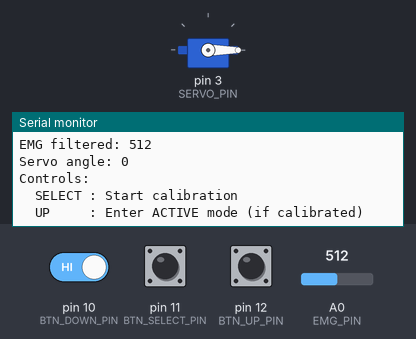
Simulated run of this sketch. Board: Arduino Nano, built with avr-gcc and run on an emulated ATmega328P. Shown: servo, the last lines printed to the serial monitor. The inputs (shaded band) are chosen by the test bench; at power-on: pin 11 (BTN_SELECT_PIN) HIGH, pin 10 (BTN_DOWN_PIN) HIGH, pin 12 (BTN_UP_PIN) HIGH, A0 (EMG_PIN) = 512.

Above: at 1.2 s.
1.3 s: pin 11 (BTN_SELECT_PIN) pulled LOW for 0.15 s
At 1.56 s:
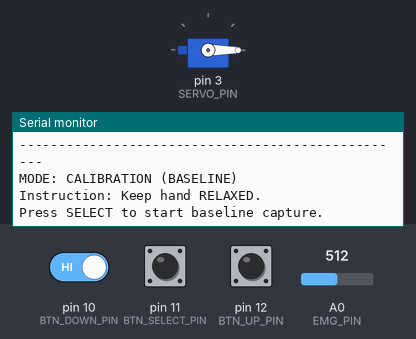
2.9 s: pin 11 (BTN_SELECT_PIN) pulled LOW for 1 s
At 3.16 s:
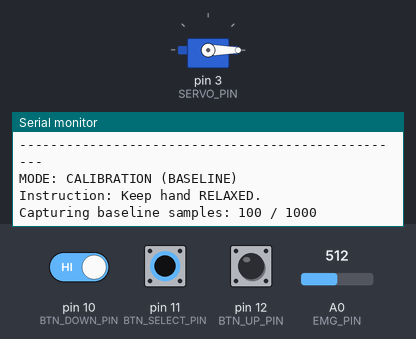
5.4 s: pin 10 (BTN_DOWN_PIN) driven LOW and pin 11 (BTN_SELECT_PIN) driven LOW
At 5.56 s:
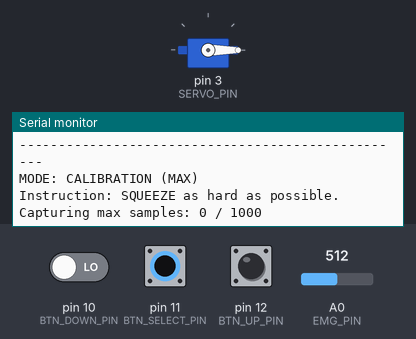

Measured:
- after the input at 1.3 s, the serial monitor: prints a new line after 0.11 s (image 1)
- after the input at 2.9 s, the serial monitor: prints a new line after 0.11 s (image 2)
- after the input at 5.4 s, the serial monitor: prints a new line at once (image 3)

The sketch:

exo.ino
```cpp
/*
 * Single-channel EMG → Servo controller with:
 * - Deterministic-ish sampling via micros()
 * - Simple digital filtering
 * - Calibration and normalization
 * - Text-based menu UI on Serial Monitor
 * - 3-button navigation (UP / DOWN / SELECT)
 *
 * Target: Arduino Nano (ATmega328P)
 */

#include <Servo.h>
#include <EEPROM.h>

// ---------------------- Hardware config ----------------------

#define EMG_PIN          A0
#define SERVO_PIN        3

#define BTN_UP_PIN       12
#define BTN_DOWN_PIN     10
#define BTN_SELECT_PIN   11

// ---------------------- Timing config ------------------------

const unsigned long SAMPLE_PERIOD_US   = 1000;   // ~1 kHz EMG sampling
const unsigned long SERVO_UPDATE_MS    = 20;     // ~50 Hz servo update
const unsigned long UI_UPDATE_MS       = 200;    // 5 Hz UI update

// ---------------------- EMG filtering/processing ----------------------

volatile uint16_t emgRaw           = 0;   // last raw sample
float emgFiltered                  = 0.0; // filtered signal
float emgNorm                      = 0.0; // normalized 0..1

// Exponential moving average (EMA) coefficient.
// Smaller alpha = more smoothing, more latency.
const float EMA_ALPHA               = 0.10f;

// For spike rejection (optional simple scheme)
const uint16_t SPIKE_THRESHOLD      = 150; // adjust based on noise floor

// For "flat signal" detection (optional, basic)
const unsigned long FLAT_CHECK_MS   = 2000;
const uint16_t FLAT_DELTA_THRESHOLD = 5;

// ---------------------- Calibration data ----------------------

struct CalibrationData {
  uint16_t baseline;  // EMG at rest
  uint16_t max;       // EMG at max voluntary contraction
  uint8_t  magic;
  uint8_t  checksum;
};

const uint8_t CAL_MAGIC        = 0x42;
const int     CAL_EEPROM_ADDR  = 0;   // starting address

CalibrationData cal;
bool calibrationValid = false;

// ---------------------- Servo control ----------------------

Servo servo;

float servoAngleCurrent = 0.0f;
float servoAngleTarget  = 0.0f;

const float SERVO_MIN_ANGLE  = 0.0f;
const float SERVO_MAX_ANGLE  = 120.0f; // adjust to your mechanics
const float SERVO_MAX_STEP   = 5.0f;   // max degrees per update step

// ---------------------- Buttons (debounced) ----------------------

struct Button {
  uint8_t pin;
  bool    stableState;      // debounced state (true = pressed)
  bool    lastStableState;  // previous stable state
  bool    pressedEvent;     // edge: pressed this cycle
  unsigned long lastChangeTime;
};

const unsigned long DEBOUNCE_MS = 30;

Button btnUp     = { BTN_UP_PIN,     false, false, false, 0 };
Button btnDown   = { BTN_DOWN_PIN,   false, false, false, 0 };
Button btnSelect = { BTN_SELECT_PIN, false, false, false, 0 };

// ---------------------- System modes & menu ----------------------

enum SystemMode {
  MODE_BOOT,
  MODE_IDLE,
  MODE_CAL_BASELINE,
  MODE_CAL_MAX,
  MODE_ACTIVE,
  MODE_ERROR
};

SystemMode mode = MODE_BOOT;

String errorMessage;

// Calibration accumulation
bool     calCollecting       = false;
uint32_t calAccum            = 0;
uint16_t calSamplesCollected = 0;
const uint16_t CAL_SAMPLES   = 1000; // number of samples for each phase (~1 sec at 1kHz)

// ---------------------- Timing variables ----------------------

unsigned long nextSampleTimeUs  = 0;
unsigned long lastServoUpdateMs = 0;
unsigned long lastUiUpdateMs    = 0;

// For flat signal detection
unsigned long lastFlatCheckMs   = 0;
uint16_t lastFlatCheckValue     = 0;
bool emgFlatFault               = false;

// ---------------------- Helper: checksum ----------------------

uint8_t calcChecksum(const CalibrationData &c) {
  uint8_t sum = 0;
  sum ^= (c.baseline & 0xFF);
  sum ^= (c.baseline >> 8);
  sum ^= (c.max & 0xFF);
  sum ^= (c.max >> 8);
  sum ^= c.magic;
  return sum;
}

// ---------------------- EEPROM handling ----------------------

void loadCalibration() {
  EEPROM.get(CAL_EEPROM_ADDR, cal);

  if (cal.magic != CAL_MAGIC) {
    calibrationValid = false;
    return;
  }

  uint8_t cs = calcChecksum(cal);
  if (cs != cal.checksum) {
    calibrationValid = false;
    return;
  }

  if (cal.max <= cal.baseline) {
    calibrationValid = false;
    return;
  }

  calibrationValid = true;
}

void saveCalibration() {
  cal.magic    = CAL_MAGIC;
  cal.checksum = calcChecksum(cal);
  EEPROM.put(CAL_EEPROM_ADDR, cal);
  calibrationValid = true;
}

// ---------------------- Button handling ----------------------

void updateButton(Button &b) {
  bool raw = (digitalRead(b.pin) == LOW); // using INPUT_PULLUP: LOW = pressed
  unsigned long now = millis();

  if (raw != b.stableState) {
    // potential change
    if ((now - b.lastChangeTime) >= DEBOUNCE_MS) {
      // accept new state
      b.lastStableState = b.stableState;
      b.stableState = raw;
      b.lastChangeTime = now;

      // detect rising edge (not pressed -> pressed)
      if (!b.lastStableState && b.stableState) {
        b.pressedEvent = true;
      }
    }
  } else {
    // no change
    b.pressedEvent = false;
  }
}

void updateButtons() {
  updateButton(btnUp);
  updateButton(btnDown);
  updateButton(btnSelect);
}

// ---------------------- EMG sampling & processing ----------------------

void sampleEMG() {
  uint16_t raw = analogRead(EMG_PIN);
  emgRaw = raw;

  // Simple spike rejection
  float prevFiltered = emgFiltered;
  if (fabs((float)raw - prevFiltered) > SPIKE_THRESHOLD) {
    if (raw > prevFiltered) {
      raw = (uint16_t)(prevFiltered + SPIKE_THRESHOLD);
    } else {
      raw = (uint16_t)(prevFiltered - SPIKE_THRESHOLD);
    }
  }

  // Exponential moving average
  emgFiltered = emgFiltered + EMA_ALPHA * ((float)raw - emgFiltered);

  // Flat signal detection
  unsigned long nowMs = millis();
  if (nowMs - lastFlatCheckMs >= FLAT_CHECK_MS) {
    uint16_t current = (uint16_t)emgFiltered;
    if (abs((int)current - (int)lastFlatCheckValue) <= FLAT_DELTA_THRESHOLD) {
      emgFlatFault = true;
    } else {
      emgFlatFault = false;
    }
    lastFlatCheckValue = current;
    lastFlatCheckMs = nowMs;
  }

  // Normalization, only if calibration is valid and max > baseline
  if (calibrationValid && cal.max > cal.baseline) {
    float num = emgFiltered - (float)cal.baseline;
    float den = (float)(cal.max - cal.baseline);
    float n = num / den;
    if (n < 0.0f) n = 0.0f;
    if (n > 1.0f) n = 1.0f;
    emgNorm = n;
  } else {
    emgNorm = 0.0f;
  }

  // Handle calibration accumulation if active
  if (calCollecting) {
    calAccum += raw;
    calSamplesCollected++;

    if (calSamplesCollected >= CAL_SAMPLES) {
      calCollecting = false;
      // Next step handled in state machine
    }
  }
}

// ---------------------- Servo control ----------------------

void updateServo() {
  unsigned long nowMs = millis();
  if (nowMs - lastServoUpdateMs < SERVO_UPDATE_MS) return;
  lastServoUpdateMs = nowMs;

  // If there is any critical fault, move to safe position
  if (emgFlatFault || !calibrationValid || mode == MODE_ERROR || mode == MODE_BOOT) {
    servoAngleTarget = SERVO_MIN_ANGLE;
  } else if (mode == MODE_ACTIVE) {
    // Map normalized EMG to servo range
    servoAngleTarget = SERVO_MIN_ANGLE + (1.0f - emgNorm) * (SERVO_MAX_ANGLE - SERVO_MIN_ANGLE);
  } else {
    // Idle or calibration modes: keep at minimum angle
    servoAngleTarget = SERVO_MIN_ANGLE;
  }

  // Rate limit
  float delta = servoAngleTarget - servoAngleCurrent;
  if (delta > SERVO_MAX_STEP) delta = SERVO_MAX_STEP;
  if (delta < -SERVO_MAX_STEP) delta = -SERVO_MAX_STEP;

  servoAngleCurrent += delta;

  // Saturation
  if (servoAngleCurrent < SERVO_MIN_ANGLE) servoAngleCurrent = SERVO_MIN_ANGLE;
  if (servoAngleCurrent > SERVO_MAX_ANGLE) servoAngleCurrent = SERVO_MAX_ANGLE;

  servo.write((int)servoAngleCurrent);
}

// ---------------------- Text UI helpers (Serial) ----------------------

void printDivider() {
  Serial.println(F("--------------------------------------------------"));
}

void showBootScreen() {
  printDivider();
  Serial.println(F("MODE: BOOT"));
  Serial.println(F("Initializing EMG → Servo controller..."));
}

void showErrorScreen() {
  printDivider();
  Serial.println(F("MODE: ERROR"));
  Serial.print(F("Error: "));
  Serial.println(errorMessage);
  Serial.println(F("Press SELECT to return to IDLE."));
}

void showIdleScreen() {
  printDivider();
  Serial.println(F("MODE: IDLE"));
  Serial.print(F("Calibration OK: "));
  Serial.println(calibrationValid ? F("YES") : F("NO"));

  Serial.print(F("EMG filtered: "));
  Serial.println((int)emgFiltered);

  Serial.print(F("Servo angle: "));
  Serial.println((int)servoAngleCurrent);

  Serial.println();
  Serial.println(F("Controls:"));
  Serial.println(F("  SELECT : Start calibration"));
  Serial.println(F("  UP     : Enter ACTIVE mode (if calibrated)"));
}

void showActiveScreen() {
  printDivider();
  Serial.println(F("MODE: ACTIVE"));

  Serial.print(F("EMG filtered: "));
  Serial.println((int)emgFiltered);

  Serial.print(F("EMG normalized: "));
  Serial.println(emgNorm, 2);

  Serial.print(F("Servo angle: "));
  Serial.println((int)servoAngleCurrent);

  Serial.println();
  Serial.println(F("Controls:"));
  Serial.println(F("  SELECT : Return to IDLE"));
}

void showCalBaselineScreen(bool collecting, uint16_t samples) {
  printDivider();
  Serial.println(F("MODE: CALIBRATION (BASELINE)"));
  Serial.println(F("Instruction: Keep hand RELAXED."));

  if (!collecting) {
    Serial.println(F("Press SELECT to start baseline capture."));
  } else {
    Serial.print(F("Capturing baseline samples: "));
    Serial.print(samples);
    Serial.print(F(" / "));
    Serial.println(CAL_SAMPLES);
  }
}

void showCalMaxScreen(bool collecting, uint16_t samples) {
  printDivider();
  Serial.println(F("MODE: CALIBRATION (MAX)"));
  Serial.println(F("Instruction: SQUEEZE as hard as possible."));

  if (!collecting) {
    Serial.println(F("Press SELECT to start max capture."));
  } else {
    Serial.print(F("Capturing max samples: "));
    Serial.print(samples);
    Serial.print(F(" / "));
    Serial.println(CAL_SAMPLES);
  }
}

// ---------------------- UI update dispatcher (Serial) ----------------------

void updateUI() {
  unsigned long nowMs = millis();
  if (nowMs - lastUiUpdateMs < UI_UPDATE_MS) return;
  lastUiUpdateMs = nowMs;

  switch (mode) {
    case MODE_BOOT:
      showBootScreen();
      break;
    case MODE_IDLE:
      showIdleScreen();
      break;
    case MODE_ACTIVE:
      showActiveScreen();
      break;
    case MODE_CAL_BASELINE:
      showCalBaselineScreen(calCollecting, calSamplesCollected);
      break;
    case MODE_CAL_MAX:
      showCalMaxScreen(calCollecting, calSamplesCollected);
      break;
    case MODE_ERROR:
      showErrorScreen();
      break;
    default:
      break;
  }
}

// ---------------------- State machine logic ----------------------

void handleModeTransitions() {
  switch (mode) {
    case MODE_BOOT:
      // After boot, go to IDLE
      mode = MODE_IDLE;
      break;

    case MODE_IDLE:
      // Go to calibration
      if (btnSelect.pressedEvent) {
        calCollecting = false;
        calAccum = 0;
        calSamplesCollected = 0;
        mode = MODE_CAL_BASELINE;
      }

      // Go to active control (only if calibration is valid)
      if (btnUp.pressedEvent) {
        mode = MODE_ACTIVE;
      }
      break;

    case MODE_ACTIVE:
      // Exit to IDLE
      if (btnSelect.pressedEvent) {
        mode = MODE_IDLE;
      }
      // If serious fault, go to ERROR
      if (emgFlatFault) {
        mode = MODE_ERROR;
        errorMessage = F("Flat EMG signal");
      }
      break;

    case MODE_CAL_BASELINE:
      if (!calCollecting && btnSelect.pressedEvent) {
        // Start baseline capture
        calCollecting = true;
        calAccum = 0;
        calSamplesCollected = 0;
      }

      // When CAL_SAMPLES complete, store baseline and move to max cal
      if (!calCollecting && calSamplesCollected >= CAL_SAMPLES) {
        if (calSamplesCollected > 0) {
          cal.baseline = (uint16_t)(calAccum / calSamplesCollected);
        } else {
          cal.baseline = (uint16_t)emgFiltered;
        }
        // Prepare for max phase
        calCollecting = false;
        calAccum = 0;
        calSamplesCollected = 0;
        mode = MODE_CAL_MAX;
      }
      break;

    case MODE_CAL_MAX:
      if (!calCollecting && btnSelect.pressedEvent) {
        // Start max capture
        calCollecting = true;
        calAccum = 0;
        calSamplesCollected = 0;
      }

      if (!calCollecting && calSamplesCollected >= CAL_SAMPLES) {
        if (calSamplesCollected > 0) {
          cal.max = (uint16_t)(calAccum / calSamplesCollected);
        } else {
          cal.max = (uint16_t)emgFiltered;
        }

        if (cal.max <= cal.baseline) {
          mode = MODE_ERROR;
          errorMessage = F("Calibration error: max <= baseline");
        } else {
          saveCalibration();
          mode = MODE_IDLE;
        }
      }
      break;

    case MODE_ERROR:
      // Allow reset back to IDLE with SELECT
      if (btnSelect.pressedEvent) {
        emgFlatFault = false;
        mode = MODE_IDLE;
      }
      break;

    default:
      break;
  }
}

// ---------------------- Setup ----------------------

void setup() {
  // Pins
  pinMode(EMG_PIN, INPUT);
  pinMode(BTN_UP_PIN, INPUT_PULLUP);
  pinMode(BTN_DOWN_PIN, INPUT_PULLUP);
  pinMode(BTN_SELECT_PIN, INPUT_PULLUP);

  // Serial
  Serial.begin(115200);
  while (!Serial) { ; } // wait for Serial on some boards
  Serial.println(F("EMG → Servo controller (Serial UI only) starting..."));

  // Servo
  servo.attach(SERVO_PIN);
  servoAngleCurrent = SERVO_MIN_ANGLE;
  servo.write((int)servoAngleCurrent);

  // Load calibration
  loadCalibration();

  // Initialize timing
  nextSampleTimeUs  = micros() + SAMPLE_PERIOD_US;
  lastServoUpdateMs = millis();
  lastUiUpdateMs    = 0;
  lastFlatCheckMs   = millis();
  lastFlatCheckValue = 0;

  // Initial EMG filtered
  emgFiltered = (float)analogRead(EMG_PIN);

  mode = MODE_BOOT;
}

// ---------------------- Main loop ----------------------

void loop() {
  // EMG sampling at fixed interval (approx)
  unsigned long nowUs = micros();
  if ((long)(nowUs - nextSampleTimeUs) >= 0) {
    nextSampleTimeUs += SAMPLE_PERIOD_US;
    sampleEMG();
  }

  // Buttons
  updateButtons();

  // State machine
  handleModeTransitions();

  // Servo
  updateServo();

  // Text UI
  updateUI();

  // Optional: extra debug (commented out)
  /*
  static unsigned long lastDbg = 0;
  if (millis() - lastDbg > 500) {
    lastDbg = millis();
    Serial.print(F("EMG raw="));
    Serial.print(emgRaw);
    Serial.print(F(" filt="));
    Serial.print(emgFiltered);
    Serial.print(F(" norm="));
    Serial.print(emgNorm, 2);
    Serial.print(F(" angle="));
    Serial.println(servoAngleCurrent);
  }
  */
}
```
